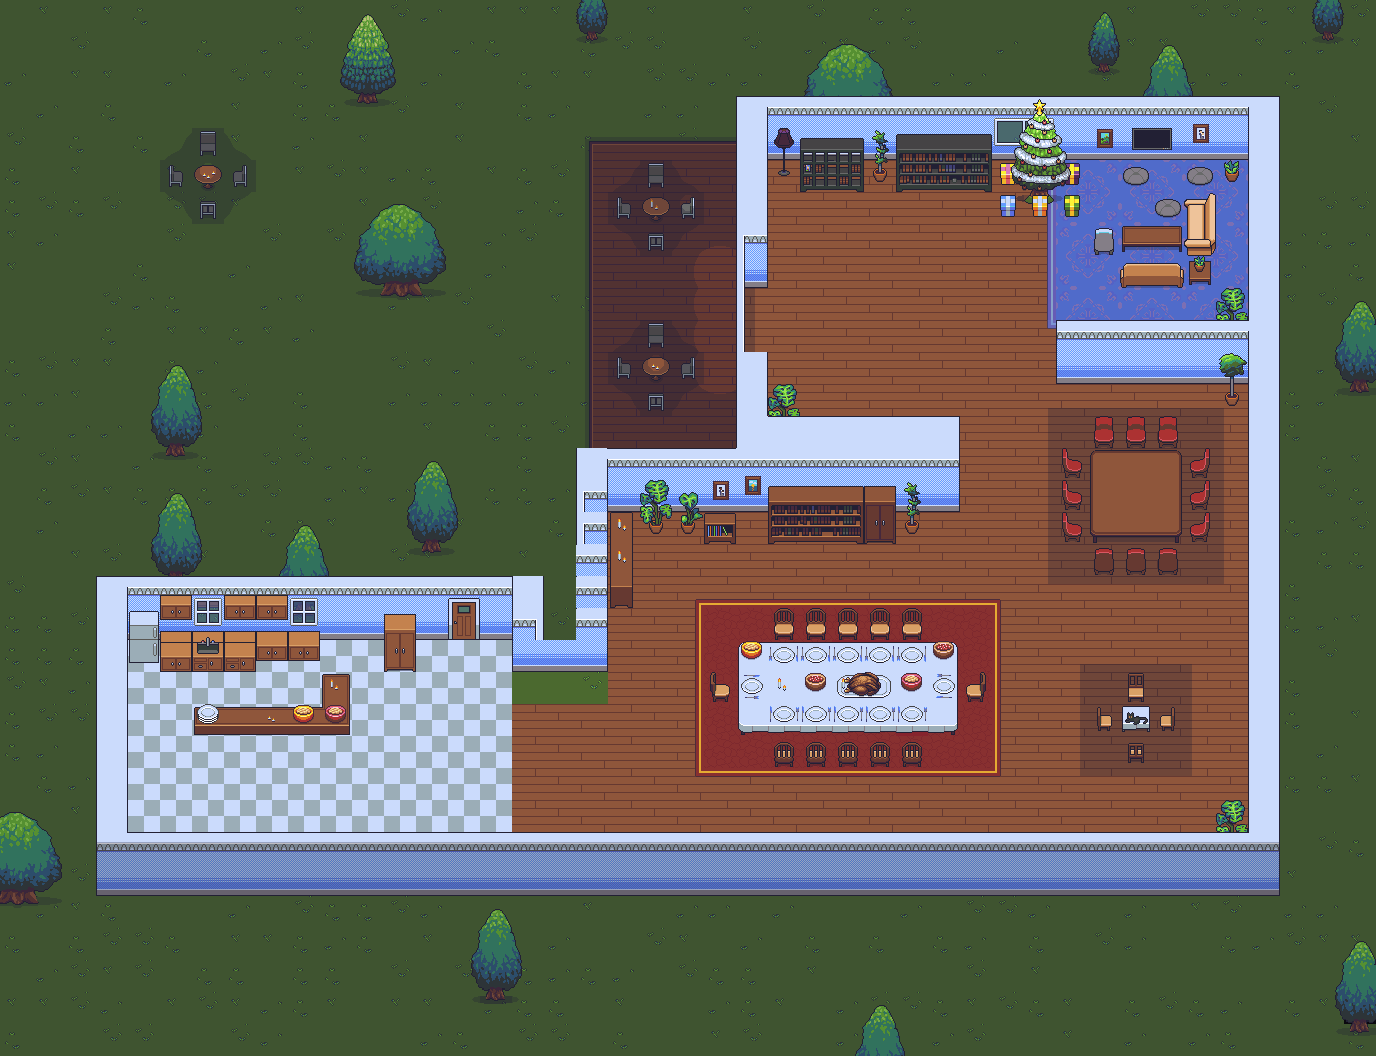

A 2D game scene composited from a Tiled map and its tileset images. What follows is a short description and the map's XML, with each tile layer's data collapsed to a summary:
An orthogonal 43x33 tile map with 32x32 px tiles, 18 tile layers (Ground, Floor, Floor 2, Floor 2 Texture (25%), ...), 1 hidden layer not drawn, 8 tilesets.

<map version="1.4" tiledversion="1.4.3" orientation="orthogonal" renderorder="right-down" width="43" height="33" tilewidth="32" tileheight="32" infinite="0" nextlayerid="37" nextobjectid="1">
 <tileset firstgid="1" source="../../tilesets/Gather Walls Interior 1.x.tsx" />
 <tileset firstgid="2251" source="../../tilesets/Gather Decoration 1.x.tsx" />
 <tileset firstgid="8011" source="../../tilesets/Gather Floors 1.x.tsx" />
 <tileset firstgid="10571" source="../../tilesets/Gather Tables 1.x.tsx" />
 <tileset firstgid="11377" source="../../tilesets/Gather Chairs 1.x.tsx" />
 <tileset firstgid="11777" source="../../tilesets/Gather Swatches 1.x.tsx" />
 <tileset firstgid="11977" source="../../tilesets/Gather Plants 1.x.tsx" />
 <tileset firstgid="12777" source="../../tilesets/Gather Shadows 1.x.tsx" />
 <group id="10" name="Background">
  <layer id="17" name="Ground" width="43" height="33">
   <data>[1419 cells, 1418 non-empty, 8 distinct tile ids]</data>
  </layer>
  <layer id="3" name="Floor" width="43" height="33">
   <data>[1419 cells, 490 non-empty, 3 distinct tile ids]</data>
  </layer>
  <layer id="5" name="Floor 2" width="43" height="33">
   <data>[1419 cells, 308 non-empty, 16 distinct tile ids]</data>
  </layer>
  <layer id="6" name="Floor 2 Texture (25%)" width="43" height="33" opacity="0.25">
   <data>[1419 cells, 115 non-empty, 9 distinct tile ids]</data>
  </layer>
  <layer id="18" name="L0" width="43" height="33">
   <data>[1419 cells, 41 non-empty, 10 distinct tile ids]</data>
  </layer>
  <layer id="2" name="L1" width="43" height="33">
   <data>[1419 cells, 164 non-empty, 102 distinct tile ids]</data>
  </layer>
  <layer id="29" name="L1.5" width="43" height="33">
   <data>[1419 cells, 3 non-empty, 3 distinct tile ids]</data>
  </layer>
  <group id="19" name="Animation">
   <layer id="23" name="all" width="43" height="33">
    <data>[1419 cells, 5 non-empty, 2 distinct tile ids]</data>
   </layer>
  </group>
  <layer id="4" name="L2" width="43" height="33">
   <data>[1419 cells, 35 non-empty, 22 distinct tile ids]</data>
  </layer>
 </group>
 <group id="27" name="Foreground">
  <layer id="26" name="Plants  (sub-wall)" width="43" height="33">
   <data>[1419 cells, 48 non-empty, 24 distinct tile ids]</data>
  </layer>
  <layer id="34" name="Overshadow (but behind wall)" width="43" height="33">
   <data>[1419 cells, 42 non-empty, 1 distinct tile ids]</data>
  </layer>
  <layer id="1" name="Walls" width="43" height="33">
   <data>[1419 cells, 226 non-empty, 43 distinct tile ids]</data>
  </layer>
  <layer id="31" name="Walls Decoration 0" width="43" height="33">
   <data>[1419 cells, 12 non-empty, 7 distinct tile ids]</data>
  </layer>
  <layer id="30" name="Walls Decoration" width="43" height="33">
   <data>[1419 cells, 21 non-empty, 17 distinct tile ids]</data>
  </layer>
  <layer id="25" name="Plants" width="43" height="33">
   <data>[1419 cells, 125 non-empty, 42 distinct tile ids]</data>
  </layer>
  <layer id="35" name="F1" width="43" height="33">
   <data>[1419 cells, 26 non-empty, 26 distinct tile ids]</data>
  </layer>
  <layer id="36" name="F2" width="43" height="33">
   <data>[1419 cells, 9 non-empty, 9 distinct tile ids]</data>
  </layer>
  <layer id="32" name="Outer Shadow" width="43" height="33" visible="0">
   <data>[1419 cells, 288 non-empty, 6 distinct tile ids]</data>
  </layer>
  <layer id="33" name="Overshadow" width="43" height="33">
   <data>[1419 cells, 850 non-empty, 9 distinct tile ids]</data>
  </layer>
 </group>
</map>
